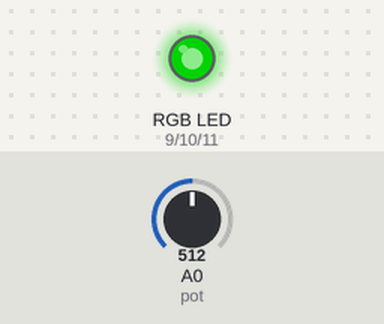
This sketch was run on a simulated Arduino Uno, built with avr-gcc and run on an emulated ATmega328P. Shown: an RGB LED mixed from three pins (HIGH = lit). The inputs (shaded band) are chosen by the test bench; at power-on: A0 (pot) = 512. Dim RGB values are drawn brighter than linear; what the sketch prints to the serial monitor is not drawn.

Above: at 1.2 s.
1.3 s: A0 (pot) set to 331
At 1.8 s:
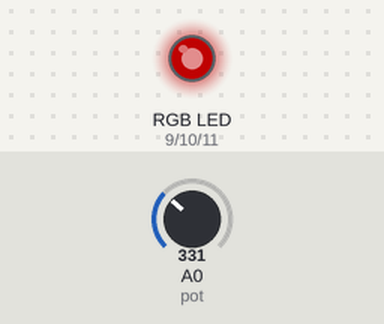
2.8 s: A0 (pot) set to 122
At 4.0 s:
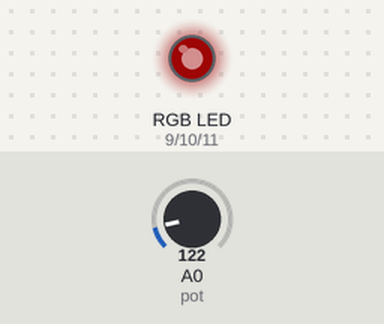
4.3 s: A0 (pot) set to 0
At 5.2 s:
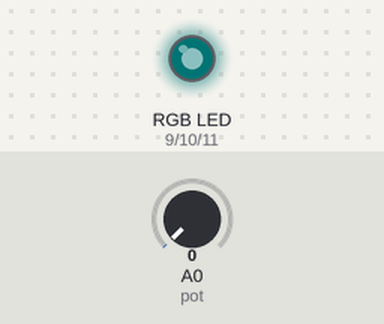
5.8 s: A0 (pot) set to 692
At 6.4 s:
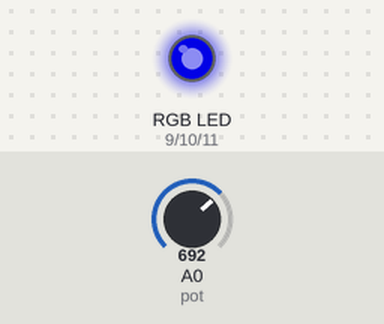
7.3 s: A0 (pot) set to 672
At 7.7 s:
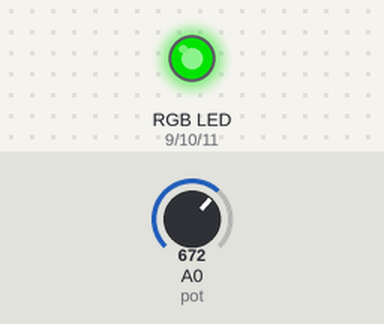
8.8 s: A0 (pot) set to 511
At 9.9 s:
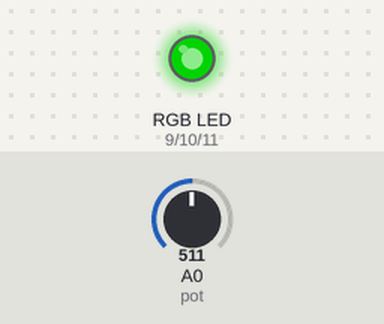
Timing chart, 0 to 11.3 s (numbered marks = the images above; inputs shaded):
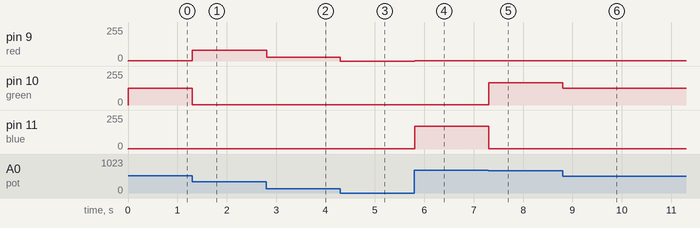

The sketch:

RGB.ino
```cpp
#define pot A0

#define red 9
#define green 10
#define blue 11

void setup() {
  pinMode(red,OUTPUT);
  pinMode(green,OUTPUT);
  pinMode(blue,OUTPUT);
  Serial.begin(9600);
  // digitalWrite(red,LOW);
  // digitalWrite(green,HIGH);
  // digitalWrite(blue,HIGH);

}

void loop() {
  int potValue = analogRead(pot);
  int potValue2 = map(potValue,0,1023,0,255);

  Serial.println(potValue2);

  // digitalWrite(red,potValue2);
  // digitalWrite(green,HIGH);
  // digitalWrite(blue,HIGH);

  if(potValue >= 0 && potValue <= 341){
    analogWrite(red,potValue2);
    analogWrite(green,HIGH);
    analogWrite(blue,HIGH);
  }
  else if(potValue >= 341 && potValue <= 682){
    analogWrite(red,HIGH);
    analogWrite(green,potValue2);
    analogWrite(blue,HIGH);
  }else{
    analogWrite(red,HIGH);
    analogWrite(green,HIGH);
    analogWrite(blue,potValue2);
  }


}
```

Measured:
- after the input at 1.3 s, pin 9 (red): 1/255 → 82/255 at once; pin 10 (green): 127/255 → 1/255 at once
- after the input at 2.8 s, pin 9 (red): 82/255 → 30/255 at once
- after the input at 4.3 s, pin 9 (red): 30/255 → 0/255 at once
- after the input at 5.8 s, pin 9 (red): 0/255 → 1/255 at once; pin 11 (blue): 1/255 → 172/255 at once
- after the input at 7.3 s, pin 10 (green): 1/255 → 167/255 at once; pin 11 (blue): 172/255 → 1/255 at once
- after the input at 8.8 s, pin 10 (green): 167/255 → 127/255 at once
